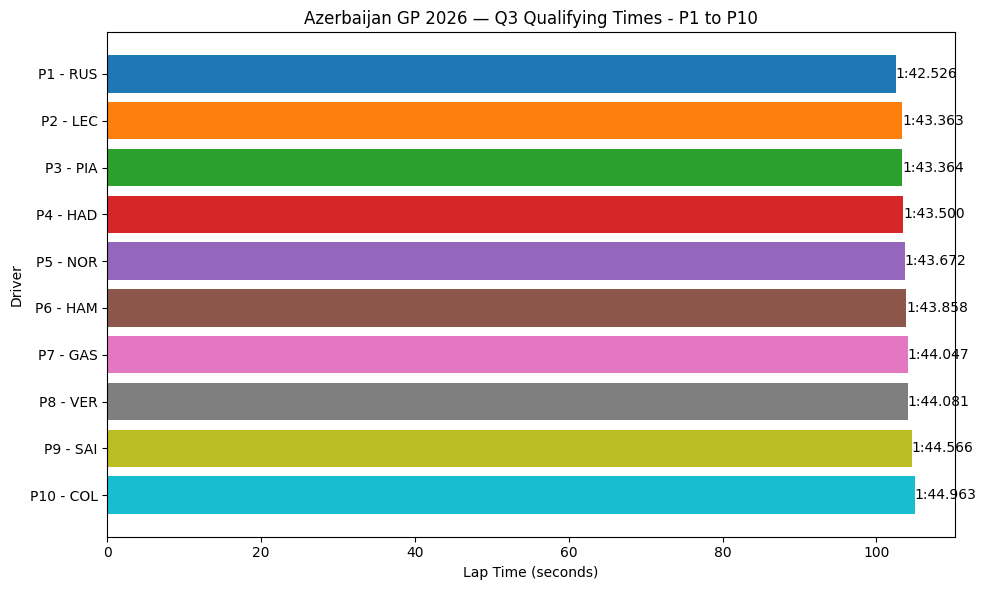

Generate this figure with Python:
# ============================================================
# F1 2026 AZERBAIJAN / BAKU QUALIFYING Q3
# OUTPUT: TABLE + GRAPH P1 -> P10
# GOOGLE COLAB - ONE CELL
# ============================================================

# Install library
!pip install -q fastf1 pandas matplotlib

# Import
import fastf1
import pandas as pd
import matplotlib.pyplot as plt
import os

# ------------------------------------------------------------
# FastF1 Cache
# ------------------------------------------------------------
CACHE_DIR = "/content/fastf1_cache"
os.makedirs(CACHE_DIR, exist_ok=True)
fastf1.Cache.enable_cache(CACHE_DIR)

# ------------------------------------------------------------
# Setting
# ------------------------------------------------------------
YEAR = 2026

# ------------------------------------------------------------
# Cari event Azerbaijan / Baku otomatis
# ------------------------------------------------------------
schedule = fastf1.get_event_schedule(YEAR)

mask = (
    schedule["Country"].astype(str).str.contains("Azerbaijan", case=False, na=False)
    |
    schedule["Location"].astype(str).str.contains("Baku", case=False, na=False)
)

event = schedule[mask]

if event.empty:
    raise ValueError("Event Azerbaijan / Baku tidak ditemukan.")

ROUND = int(event.iloc[0]["RoundNumber"])

print("==============================================")
print("EVENT FOUND")
print("==============================================")
print("Year     :", YEAR)
print("Round    :", ROUND)
print("Event    :", event.iloc[0]["EventName"])
print("Country  :", event.iloc[0]["Country"])
print("Location :", event.iloc[0]["Location"])
print()

# ------------------------------------------------------------
# Load Qualifying
# ------------------------------------------------------------
session = fastf1.get_session(YEAR, ROUND, "Q")
session.load()

# ------------------------------------------------------------
# Ambil hasil Q3
# ------------------------------------------------------------
results = session.results.copy()

q3 = results[results["Q3"].notna()].copy()

# untuk tabel P10 -> P1
q3_desc = q3.sort_values(by="Position", ascending=False).copy()

# untuk grafik P1 -> P10
q3_asc = q3.sort_values(by="Position", ascending=True).copy()

# ------------------------------------------------------------
# Format waktu
# ------------------------------------------------------------
def format_time(td):
    if pd.isna(td):
        return "-"
    total_seconds = td.total_seconds()
    minutes = int(total_seconds // 60)
    seconds = total_seconds % 60
    return f"{minutes}:{seconds:06.3f}"

# tabel
q3_desc["Q3_Time"] = q3_desc["Q3"].apply(format_time)

q3_table = q3_desc[
    ["Position", "Abbreviation", "FullName", "TeamName", "Q3_Time"]
].copy()

q3_table["Position"] = q3_table["Position"].astype(int)

q3_table = q3_table.rename(
    columns={
        "Position": "Pos",
        "Abbreviation": "Driver",
        "FullName": "Name",
        "TeamName": "Team",
        "Q3_Time": "Q3 Time"
    }
).reset_index(drop=True)

# ------------------------------------------------------------
# Print tabel P10 -> P1
# ------------------------------------------------------------
print("==============================================")
print("Q3 RESULT - P10 -> P1")
print("==============================================")

for _, row in q3_table.iterrows():
    print(
        f"P{row['Pos']:02d} | "
        f"{row['Driver']:<3} | "
        f"{row['Name']:<22} | "
        f"{row['Team']:<25} | "
        f"{row['Q3 Time']}"
    )

print("==============================================")
display(q3_table)

# ------------------------------------------------------------
# Siapkan data grafik P1 -> P10
# ------------------------------------------------------------
q3_asc["Position"] = q3_asc["Position"].astype(int)
q3_asc["LapSeconds"] = q3_asc["Q3"].dt.total_seconds()

pole_time = q3_asc["LapSeconds"].min()
q3_asc["DeltaToPole"] = q3_asc["LapSeconds"] - pole_time
q3_asc["Label"] = "P" + q3_asc["Position"].astype(str) + " - " + q3_asc["Abbreviation"]

# ------------------------------------------------------------
# Warna berbeda untuk setiap pembalap
# ------------------------------------------------------------
cmap = plt.colormaps["tab10"]
driver_colors = {
    driver: cmap(i)
    for i, driver in enumerate(q3_asc["Abbreviation"].tolist())
}
colors = [
    driver_colors[driver]
    for driver in q3_asc["Abbreviation"]
]

# ------------------------------------------------------------
# Grafik 1: waktu Q3 absolut
# ------------------------------------------------------------
plt.figure(figsize=(10, 6))
plt.barh(q3_asc["Label"], q3_asc["LapSeconds"], color=colors)
plt.gca().invert_yaxis()

for i, row in q3_asc.reset_index(drop=True).iterrows():
    plt.text(
        row["LapSeconds"] + 0.01,
        i,
        format_time(row["Q3"]),
        va="center"
    )

plt.xlabel("Lap Time (seconds)")
plt.ylabel("Driver")
plt.title("Azerbaijan GP 2026 — Q3 Qualifying Times - P1 to P10")
plt.tight_layout()
plt.show()

# ------------------------------------------------------------
# Grafik 2: gap ke pole
# ------------------------------------------------------------
plt.figure(figsize=(10, 6))
plt.barh(q3_asc["Label"], q3_asc["DeltaToPole"], color=colors)
plt.gca().invert_yaxis()

for i, row in q3_asc.reset_index(drop=True).iterrows():
    if row["DeltaToPole"] == 0:
        text = "POLE"
        x_pos = 0.01
    else:
        text = f"+{row['DeltaToPole']:.3f}s"
        x_pos = row["DeltaToPole"] + 0.005

    plt.text(
        x_pos,
        i,
        text,
        va="center"
    )

plt.xlabel("Gap to Pole (seconds)")
plt.ylabel("Driver")
plt.title("Azerbaijan GP 2026 — Q3 Gap to Pole - P1 to P10")
plt.tight_layout()
plt.show()
